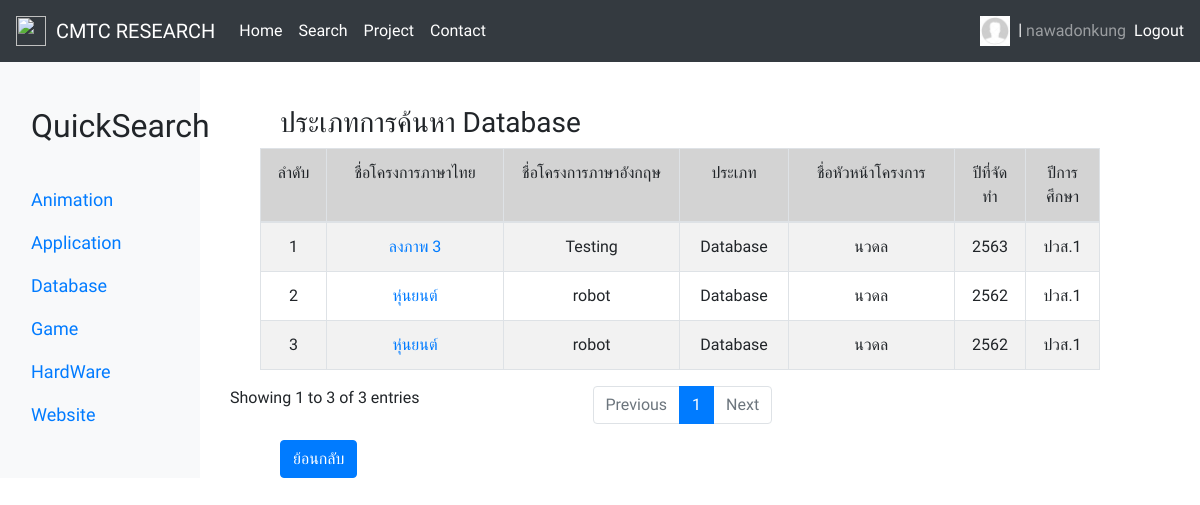
/QuickSearchPage/QuickSearchDatabase.php (signed in), run on the app's committed database.
### tables this page shows
CREATE TABLE `users` (
  `id` int(11) NOT NULL,
  `username` varchar(255) NOT NULL,
  `email` varchar(255) NOT NULL,
  `password` varchar(255) NOT NULL,
  `firstname` varchar(32) NOT NULL,
  `lastname` varchar(32) NOT NULL,
  `birthday` date NOT NULL,
  `userphotoicon` varchar(255) DEFAULT NULL,
  `phonenumber` int(64) DEFAULT NULL,
  `timestamp` timestamp NOT NULL DEFAULT current_timestamp() ON UPDATE current_timestamp()
);

CREATE TABLE `researchs` (
  `research_No` int(64) NOT NULL,
  `research_NameThai` varchar(64) NOT NULL,
  `research_NameEnglish` varchar(64) NOT NULL,
  `research_Image` varchar(255) DEFAULT NULL,
  `research_Type` varchar(64) NOT NULL,
  `research_ProjectLeaderName` varchar(64) NOT NULL,
  `research_ProjectLeaderEmail` varchar(64) NOT NULL,
  `research_AdvisorName` varchar(64) NOT NULL,
  `research_YearCompletion` int(4) NOT NULL,
  `research_StudentClass` varchar(64) NOT NULL,
  `research_Member` int(64) NOT NULL,
  `research_Text` text DEFAULT NULL,
  `research_FileWord` varchar(255) DEFAULT NULL,
  `research_FilePDF` varchar(255) DEFAULT NULL,
  `research_TimeStamp` timestamp NOT NULL DEFAULT current_timestamp() ON UPDATE current_timestamp()
);

### QuickSearchPage/QuickSearchDatabase.php (the view, shortened to what this page needs)
<?php
include_once "../Connection/db.php";
?>
<!doctype html>
<html lang="en">
<head>
    <link href="../assets/dist/css/bootstrap.min.css" rel="stylesheet">
    <link rel="stylesheet" href="https://stackpath.bootstrapcdn.com/bootstrap/4.4.1/css/bootstrap.min.css"
>
    <link herf="https://cdn.datatables.net/1.10.22/css/dataTables.bootstrap4.min.css" rel="stylesheet">
</head>
<body>
    <nav class="navbar navbar-expand-lg navbar-dark bg-dark">
    <img src="../img/itcmtc.png" width="30" height="30">
        <a class="navbar-brand" href="#">&nbsp; CMTC RESEARCH</a>
        <div class="collapse navbar-collapse" id="navbarText">
            <ul class="navbar-nav mr-auto">
                <li class="nav-item active">
                    <a class="nav-link" href="http://it.cmtc.ac.th/web2017/">Home</a>
                </li>
                <li class="nav-item active">
                    <a class="nav-link" href="../SearchPage/Search.php">Search</a>
                </li>
                <li class="nav-item active">
                    <a class="nav-link" href="../ProjectPage/Project.php">Project</a>
                </li>
                <li class="nav-item active">
                    <a class="nav-link" href="../ContactPage/Contact.php">Contact</a>
                </li>
            </ul>
            <?php if(!isset($_SESSION["username"])) { ?>
            <span class="navbar-text">
                <a href="../Login/LoginPage.php">Login</a>
            </span>
            <?php } else { ?>
            <span class="navbar-text">
            <?php
            $SESSONID = $_SESSION["id"];
            $readResearch = "SELECT * FROM users WHERE id = $SESSONID";
            $readResearchResult = mysqli_query($conn, $readResearch);
            ?>
            <?php if (mysqli_num_rows($readResearchResult) > 0) { ?>
            <?php while($row = mysqli_fetch_assoc($readResearchResult)) { ?>
                <?php $photo = $row["userphotoicon"] ?>
                <?php if (empty($photo)) {
                $photo = "icon1.jpg";
              } ?>
                <?php if(!isset($_SESSION["admin"])) echo "<a href=\"../Profile/MyProfile.php?id=" . $row["id"] . "\"><img src='../img/usersphoto/".$photo."'width='30' height='30' align='center'></a>" ?>
            <?php } ?>
            <?php } else { ?>
            error
            <?php } ?>
              <a>&nbsp;|&nbsp;</a>
            </span>
            <span class="navbar-text mr-2">
                <?php echo $_SESSION["username"]; ?>
            </span>
            <span class="navbar-text">
                <a href="../Login/Process/LogoutPageProcess.php">Logout</a>
            </span>
            <?php } ?>
        </div>
    </nav>
    <div class="container-fluid">
  <div class="row">
      <nav id="sidebarMenu" class="col-md-3 col-lg-2 d-md-block bg-light sidebar collapse">
        <div class="sidebar-sticky pt-3">
          <ul class="nav flex-column">
          <font size="6"class="d-flex justify-content-between align-items-center px-3 mt-4 mb-1  ">
          <span>QuickSearch</span>
          </font>
            <br>
            <li class="nav-item">
              <a class="nav-link" href="../QuickSearchPage/QuickSearchAnimation.php">
              <font size="4">
              <span>Animation</span>
            </font>
              </a>
            </li>
            <li class="nav-item">
              <a class="nav-link" href="../QuickSearchPage/QuickSearchApplication.php">
              <font size="4">
                Application
                </font>
              </a>
            </li>
            <li class="nav-item">
              <a class="nav-link" href="../QuickSearchPage/QuickSearchDatabase.php">
              <font size="4">
                Database
                </font>
              </a>
            </li>
            <li class="nav-item">
              <a class="nav-link" href="../QuickSearchPage/QuickSearchGame.php">
              <font size="4">
                Game
                </font>
              </a>
            </li>
            <li class="nav-item">
              <a class="nav-link" href="../QuickSearchPage/QuickSearchHardWare.php">
              <font size="4">
                HardWare
                </font>
              </a>
            </li>
            <li class="nav-item">
              <a class="nav-link" href="../QuickSearchPage/QuickSearchWebsite.php">
              <font size="4">
                Website
                </font>
              </a>
            </li>
          </ul>
        </div>
      </nav>
            <div class="col-9">
                <section id="products" class="pt-4">
                    <div class="container">
                        <div><h3 id="gridRight">ประเภทการค้นหา Database</h3></div>
                        <table id="example" class="table table-striped table-bordered" style="width:100%">
                            <thead>
                                <tr style="background-color:#D3D3D3"  align="center">
                                <td  width="4%">ลำดับ</td>
                                    <td  width="20%">ชื่อโครงการภาษาไทย</td>
                                    <td  width="20%">ชื่อโครงการภาษาอังกฤษ</td>
                                    <td  width="9%">ประเภท</td>
                                    <td  width="19%">ชื่อหัวหน้าโครงการ</td>
                                    <td width="9%">ปีที่จัดทำ</td>
                                    <td  width="10%">ปีการศึกษา</td>
                                </tr>
                            </thead>
                            <tbody>
                            <div>
                            <?php
                                $readResearch = "SELECT * FROM researchs WHERE research_Type = 'Database' ";
                                $readResearchResult = mysqli_query($conn, $readResearch);
                                ?>
                                <?php if (mysqli_num_rows($readResearchResult) > 0) { ?>
                                <?php
                                    $number = 0;
                                    while($row = mysqli_fetch_assoc($readResearchResult)) { ?>
                                    <?php $number = $number + 1; ?>
                                    <?php $name = $row["research_NameThai"]; ?>
                                    <tr>
                                        <td  style="text-align:justify:text-justify:inter-word" align="center"><?php echo $number ?></td>
                                        <td  style="text-align:justify:text-justify:inter-word" align="center" >
                                        <?php
                                        echo "<a href=\"../ProjectPage/ProjectDetail.php?id=" . $row["research_No"] . "\">$name</a>";
                                        ?>
                                        </td>
                                        <td  style="text-align:justify:text-justify:inter-word" align="center"><?php echo $row["research_NameEnglish"] ?></td>
                                        <td  style="text-align:justify:text-justify:inter-word" align="center"><?php echo $row["research_Type"] ?></td>
                                        <td  style="text-align:justify:text-justify:inter-word" align="center"><?php echo $row["research_ProjectLeaderName"] ?></td>
                                        <td  style="text-align:justify:text-justify:inter-word" align="center"><?php echo $row["research_YearCompletion"] ?></td>
                                        <td  style="text-align:justify:text-justify:inter-word" align="center"><?php echo $row["research_StudentClass"] ?></td>
                                    </tr>
                                <?php } ?>
                                <?php } else { ?>
                                <?php } ?>
                            </div>
                            </tbody>
                        </table>
                        <a  id="gridLeftTopic" href="../SearchPage/Search.php" class="btn btn-primary">ย้อนกลับ</a>
                    </div>
                </section>
            </div>
        </div>
    </div>
</body>
</html>

### QuickSearchPage/QuickSearchDatabase.php (style rules this page uses)
body { font-family: 'Sarabun', sans-serif; }
table { border-collapse: collapse; margin-right: 30px; margin-left: 30px; }
table, th, td { border: 1px solid black; }
#gridLeft, #gridRight { margin-left: 50px; padding-top: 20px; }
#gridLeftTopic { margin-left: 50px; }

### data on the page
researchs: research_NameThai "ลงภาพ 3", research_NameEnglish "Testing", research_Type "Database", research_ProjectLeaderName "นวดล", research_YearCompletion "2563", research_StudentClass "ปวส.1"
researchs: research_NameThai "หุ่นยนต์", research_NameEnglish "robot", research_Type "Database", research_ProjectLeaderName "นวดล", research_YearCompletion "2562", research_StudentClass "ปวส.1"
researchs: research_NameThai "หุ่นยนต์", research_NameEnglish "robot", research_Type "Database", research_ProjectLeaderName "นวดล", research_YearCompletion "2562", research_StudentClass "ปวส.1"

### other printed values
$_SESSION["username"] "nawadonkung"
